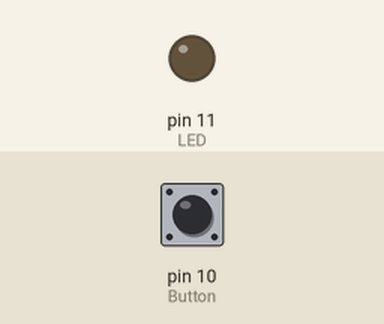
This sketch was run on a simulated Arduino Uno, built with avr-gcc and run on an emulated ATmega328P. On the bench: output pins drawn as LEDs (lit = HIGH). The test bench sets the inputs (shaded band); at power-on: pin 10 (Button) LOW.

Above: at 1.2 s.
1.3 s: pin 10 (Button) pulled HIGH for 0.15 s
At 1.37 s:
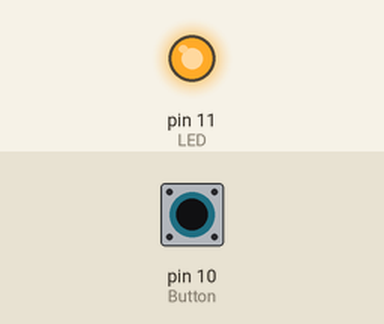
2.9 s: pin 10 (Button) pulled HIGH for 3.2 s
At 7.3 s:
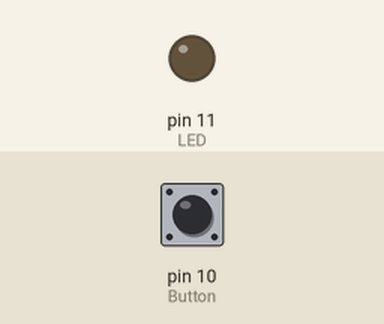
Timing chart, 0 to 8.8 s (numbered marks = the images above; inputs shaded):
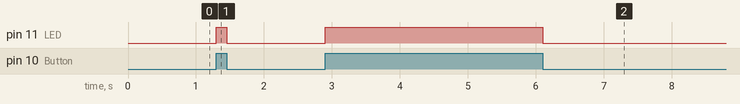

The sketch:

Task2b.ino
```cpp
#define Button 10 /* Defining button pin to use */
#define LED 11    /* Defining LED pin to use */

void setup()
{
    pinMode(Button, INPUT); /* Defining button pin as input */
    pinMode(LED, OUTPUT);   /* Defining LED pin as output */
}

void loop()
{
    if (digitalRead(Button) == HIGH) /* If button is pressed */
    {
        digitalWrite(LED, HIGH); /* Turn on LED */
    }
    else
    {
        digitalWrite(LED, LOW); /* Turn off LED */
    }
}
```

Measured:
- after the input at 1.3 s, pin 11 (LED): LOW → HIGH at once, → LOW 0.15 s later
- after the input at 2.9 s, pin 11 (LED): LOW → HIGH at once, → LOW 3.2 s later
